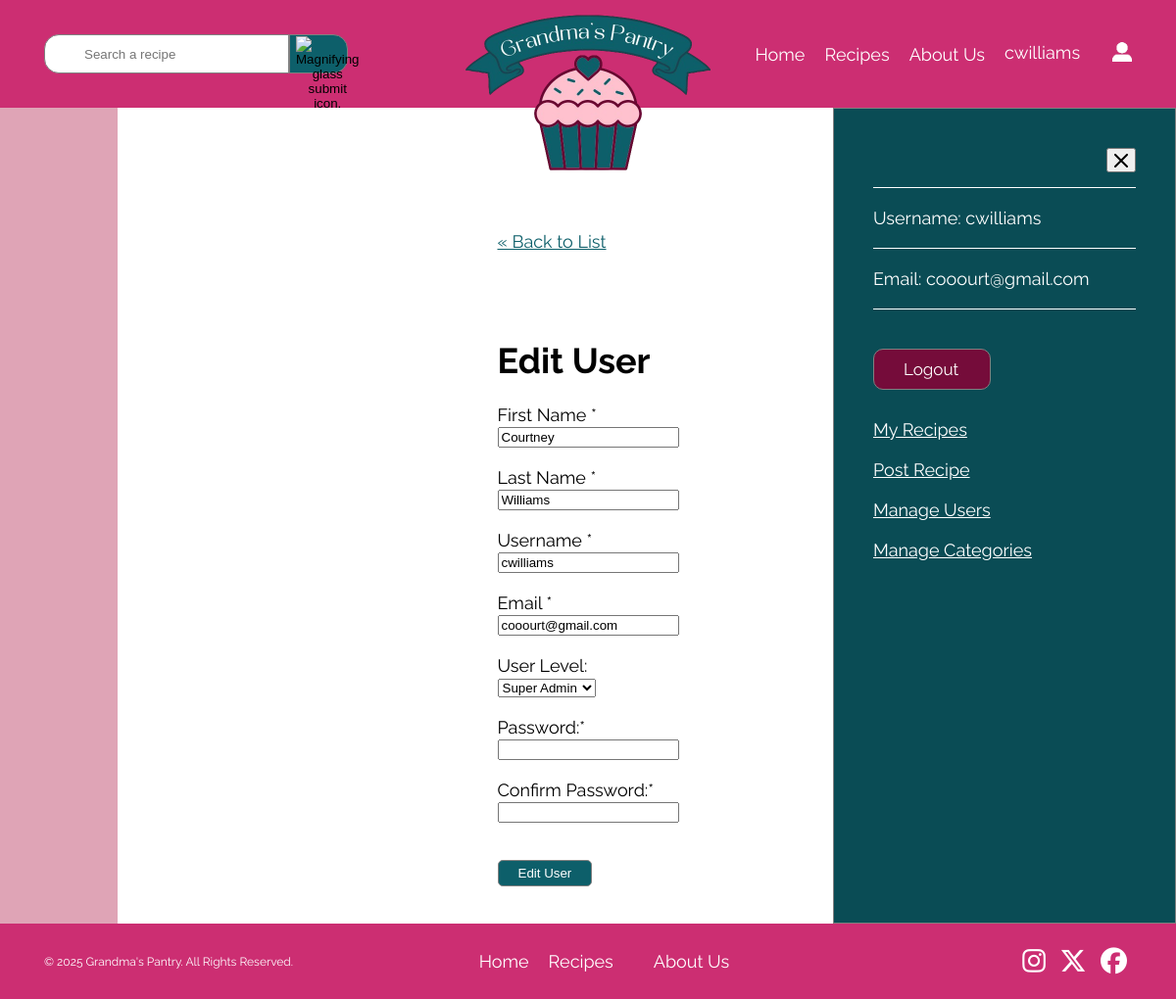
/public/users/edit.php?id=21 (signed in), run on the app's committed database.
### tables this page shows
CREATE TABLE `users` (
  `user_id` int(11) NOT NULL,
  `first_name` varchar(30) NOT NULL,
  `last_name` varchar(30) NOT NULL,
  `username` varchar(20) NOT NULL,
  `email` varchar(254) NOT NULL,
  `hashed_password` varchar(255) NOT NULL,
  `role_id` int(11) NOT NULL,
  `created_at` timestamp NOT NULL DEFAULT CURRENT_TIMESTAMP,
  `activity` tinyint(1) NOT NULL
);

### private/initialize.php (called while the page is built, shortened)
<?php
  require_once('functions.php');
  $session = new Session;

### private/classes/Session.class.php (called while the page is built, shortened)
<?php
class Session {
  private $userId;
  public $username;
  private $lastLogin;
  public function is_logged_in() {
    return isset($this->userId) && $this->last_login_is_recent();
  }
  public function is_super_admin() {
    $role_id = DatabaseObject::get_role_id($this->userId);
    return $role_id === 3;
  }
  public function is_super_admin_or_admin() {
    $role_id = DatabaseObject::get_role_id($this->userId);
    return ($role_id === 2 || $role_id === 3);
  }
  public function get_user() {
    return User::find_by_id($this->userId);
  }
  public function get_display_name($maxLength = 15, $trimLength = 12) {
    return $this->username;
  }
  private function check_stored_login() {
    if(isset($_SESSION['userId'])) {
      $this->userId = $_SESSION['userId'];
      $this->username = $_SESSION['username'];
      $this->lastLogin = $_SESSION['lastLogin'];
    }
  }
  private function last_login_is_recent() {
    if(!isset($this->lastLogin)) {
      return false;
    }
    elseif(($this->lastLogin + self::MAX_LOGIN_AGE) < time()) {
      return false;
    }
    else {
      return true;
    }
  }
}

### private/classes/DatabaseObject.class.php (called while the page is built, shortened)
<?php
class DatabaseObject {
  static protected $database;
  static protected $table_name = "";
  static public function set_database($database) {
    self::$database = $database;
  }
  static public function find_by_sql($sql) {
    $result = self::$database->query($sql);
    $obj_array = [];
    while($record = $result->fetch_assoc()) {
      $obj_array[] = static::instantiate($record);
    }
    return $obj_array;
  }
  static public function find_by_id($id) {
    $primary_key_column = rtrim(static::$table_name, 's') . '_id';
    $sql = "SELECT * FROM " . static::$table_name;
    $sql .= " WHERE " . $primary_key_column . "='" . self::$database->escape_string($id) . "'";
    $obj_array = static::find_by_sql($sql);
    if(!empty($obj_array)) {
      return array_shift($obj_array);
    }
    else {
      return false;
    }
  }
  static public function get_role_id($id) {
    $sql = "SELECT role_id FROM users";
    $sql .= " WHERE user_id = '" . self::$database->escape_string($id) . "'";
    $result = self::$database->query($sql);
    if ($result) {
      $row = $result->fetch_assoc();
      if ($row) {
        settype($row['role_id'], 'int');
        return $row['role_id'];
      }
    }
    return false;
  }
  static protected function instantiate($record) {
    $object = new static;
    if (isset($record['user_id'])) {
      $object->id = $record['user_id'];
    }
    foreach($record as $property => $value) {
      $camelCaseProperty = lcfirst(str_replace('_', '', ucwords($property, '_')));
      if(property_exists($object, $camelCaseProperty) && $property !== 'user_id') {
        $object->$camelCaseProperty = $value;
      }
    }
    return $object;
  }
}

### private/classes/User.class.php (called while the page is built, shortened)
<?php
class User extends DatabaseObject {
  public static function find_by_id($id) {
    return parent::find_by_id($id);
  }
}

### private/functions.php (called while the page is built, shortened)
<?php
function url_for($script_path) {
  if($script_path[0] != '/') {
    $script_path = "/" . $script_path;
  }
  return WWW_ROOT . $script_path;
}
function u($string="") {
  return urlencode($string);
}
function h($string="") {
  return htmlspecialchars($string);
}

### public/users/edit.php (the view, shortened to what this page needs)
<?php
require_once('../../private/initialize.php');
$id = $_GET['id'];
$viewUser = User::find_by_id($id);
?>
<!DOCTYPE html>
<html lang="en">
  <head>
    <link href="../css/styles.css" rel="stylesheet">
    <link rel="stylesheet" href="https://cdn.jsdelivr.net/npm/choices.js/public/assets/styles/choices.min.css" />
  </head>
  <body>
    <header role="banner">
      <nav>
        <ul>
          <li><a href="/web-289/public/index.php">Home</a></li>
          <li><a href="/web-289/public/recipes/index.php">Recipes</a></li>
          <li><a href="/web-289/public/about.php">About Us</a></li>
          <li>
            <a href="#" id="open-sidebar">
              <?php if (!$session->is_logged_in()): ?>
                <span>Log In/Sign up</span>
              <?php else: ?>
                <div>
                  <span class="text-flip"><?= $session->get_display_name() ?></span>
                </div>
              <?php endif; ?>
            </a>
          </li>
          <li><a href="#" id="open-sidebar-icon"><img src="/web-289/public/assets/login-image.png" width="27" height="27" alt="User icon that links to login."></a></li>
        </ul>
      </nav>
      <form  action="<?= $_SERVER['PHP_SELF'] ?>" method="GET">
        <section>
          <input type="text" name="search" placeholder="Search a recipe" value="<?php echo isset($_GET['search']) ? $escapedSearchQuery : ''; ?>">
          <button>
            <img src="/web-289/public/assets/icons/search.svg" width="64" height="64" alt="Magnifying glass submit icon.">
          </button>
        </section>
      </form>
      <a href="/web-289/public/index.php"><img src="/web-289/public/assets/logo.png" width="500" height="500" alt="Pink and navy cupcake logo for Grandma's Pantry."></a>
    </header>
    <div id="wrapper">
      <?php
      if($session->is_logged_in()) {
        include("../logged-in.php");
      }
      ?>
      <main role="main" id="edit-user">
        <a class="back-link" href="<?php echo url_for('./users/index.php'); ?>">&laquo; Back to List</a>
        <h1>Edit User</h1>
          <form action="<?php echo url_for('./users/edit.php?id=' . h(u($id))); ?>" method="POST">
            <?php include('./form-fields.php'); ?>
            <input type="submit" id="edit-submit" value="Edit User">
          </form>
      </main>
    </div>
    <footer>
        <p>&copy; 2025 Grandma's Pantry. All Rights Reserved.</p>
        <nav>
          <ul>
            <li><a href="/web-289/public/index.php">Home</a></li>
            <li><a href="/web-289/public/recipes/index.php">Recipes</a></li>
            <li><a href="/web-289/public/about.php">About Us</a></li>
          </ul>
        </nav>
        <section>
          <a href="https://www.instagram.com/"><i class="fa-brands fa-instagram fa-xl"></i></a>
          <a href="https://x.com/?lang=en"><i class="fa-brands fa-x-twitter fa-xl"></i></a>
          <a href="https://www.facebook.com/"><i class="fa-brands fa-facebook fa-xl"></i></a>
        </section>
    </footer>
  </body>
</html>

### public/logged-in.php (shortened to what this page needs)
<?php
require_once(dirname(__DIR__) . '/private/initialize.php');
?>
<div id="sidebar" class="<?= ($session->is_logged_in()) ? 'active' : ''; ?>" data-initial="<?= $session->is_logged_in() ? 'true' : 'false'; ?>">
  <div id="logged-in">
    <button id="close-sidebar" aria-label="Close Sidebar"><img src="/web-289/public/assets/icons/x-icon.svg" width="14" height="14" alt="A X icon."></button>
    <?php $user = $session->get_user(); ?>
    <section>
      <p>Username: <?= $user->username; ?></p>
      <p>Email: <?= $user->email; ?></p>
    </section>
    <a href="/web-289/public/logout.php">Logout</a>
    <a href="/web-289/public/users/user-recipes.php" id="myRecipesLink">My Recipes</a>
    <a href="/web-289/public/recipes/new.php">Post Recipe</a>
    <?php if($session->is_super_admin_or_admin()): ?>
    <a href="/web-289/public/users/index.php">Manage Users</a>
    <a href="/web-289/public/categories/index.php">Manage Categories</a>
    <?php endif; ?>
  </div>
</div>

### public/users/form-fields.php (shortened to what this page needs)
<label for="fname">First Name <span>*</span></label><br>
<input type="text" id="fname"  class="<?= isset($errors['firstName']) ? 'error-input' : ''; ?>" name="user[first_name]"
value="<?= isset($_POST['user']['first_name']) ? h($_POST['user']['first_name']) : (isset($viewUser) ? h($viewUser->firstName) : '') ?>" required><br>
<label for="lname">Last Name <span>*</span></label><br>
<input type="text" id="lname" class="<?= isset($errors['lastName']) ? 'error-input' : ''; ?>" name="user[last_name]"
value="<?= isset($_POST['user']['last_name']) ? h($_POST['user']['last_name']) : (isset($viewUser) ? h($viewUser->lastName) : '') ?>" required><br>
<label for="signupUsername">Username <span>*</span></label><br>
<input type="text" id="signupUsername" class="<?= isset($errors['username']) ? 'error-input' : ''; ?>" name="user[username]"
value="<?= isset($_POST['user']['username']) ? h($_POST['user']['username']) : (isset($viewUser) ? h($viewUser->username) : '') ?>" required><br>
<label for="email">Email <span>*</span></label><br>
<input type="text" id="email" class="<?= isset($errors['email']) ? 'error-input' : ''; ?>" name="user[email]"
value="<?= isset($_POST['user']['email']) ? h($_POST['user']['email']) : (isset($viewUser) ? h($viewUser->email) : '') ?>" required><br>
<?php if($session->is_logged_in() && $session->is_super_admin()): ?>
  <div>
    <label for="roleLevel">User Level:</label><br>
    <select id="roleLevel" name="user[role_id]">
      <?php foreach (User::USER_LEVEL_OPTIONS as $id => $roleId): ?>
      <option value="<?= $id; ?>" <?php if (isset($viewUser) && ($viewUser->roleId == $id)) { echo 'selected'; } ?>>
        <?= $roleId; ?>
      </option>
      <?php endforeach; ?>
    </select>
  </div>
<?php endif; ?>
<label for="signupPassword">Password:<span>*</span></label><br>
<input type="password" id="signupPassword" class="<?= isset($errors['password']) ? 'error-input' : ''; ?>" name="user[password]"><br>
<label for="confirmPass">Confirm Password:<span>*</span></label><br>
<input type="password" id="confirmPass" class="<?= isset($errors['confirmPassword']) ? 'error-input' : ''; ?>" name="user[confirm_password]"><br>

### data on the page
users: username "cwilliams", email "cooourt@gmail.com", first_name "Courtney", last_name "Williams", role "Super Admin"
